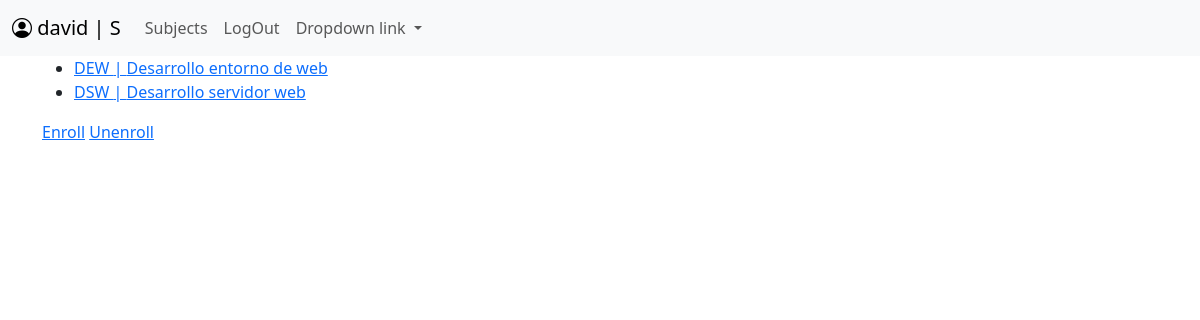
The page /subjects/ (signed in) on the database its author committed.
### users/models.py (models this page shows, shortened)
class Profile(models.Model):
    class Role(models.TextChoices):
        STUDENT = 'S', 'Student'
        TEACHER = 'T', 'Teacher'
    role = models.CharField(max_length=1, choices=Role, default=Role.STUDENT)
    user = models.OneToOneField(User, on_delete=models.CASCADE, related_name='profile')
    bio = models.TextField(blank=True)
    avatar = models.ImageField(upload_to='avatars/noavatar.png', blank=True, null=True)

### subjects/models.py (models this page shows, shortened)
class Subject(models.Model):
    code = models.CharField(unique=True, max_length=255)
    name = models.CharField(max_length=255)
    description = models.TextField(
        blank=True,
    )
    students = models.ManyToManyField(User, related_name='student_subjects', through='Enrollment')
    teacher = models.ForeignKey(
        User,
        on_delete=models.CASCADE,
        related_name='teacher_subjects',
    )

### subjects/views.py (the view)
# urls.py: path('', views.subject_list, name='subject-list'),
@login_required
def subject_list(request):
    profile = request.user.profile
    if profile.role == Profile.Role.TEACHER:
        subjects = Subject.objects.filter(teacher=request.user)
    else:
        subjects = Subject.objects.filter(students=request.user)
    return render(request, 'subjects/subject_list.html', {'subjects': subjects})

### subjects/templates/subjects/subject_list.html (shortened to what this page needs)
{% extends "base.html" %}
{% block navbar %}
{% include "shared/navbar.html" %}
{% endblock navbar %}
{% block content %}
<ul>
    {% for subject in subjects %}
        <li><a href="{% url 'subjects:subject-detail' subject.code %}">{{subject.code}} | {{ subject.name }}</a></li>
    {% endfor %}
</ul>
<a href="{% url 'subjects:enroll-subjects'%}">Enroll</a>
<a href="{% url 'subjects:unenroll-subjects'%}">Unenroll</a>
{% endblock content %}

### shared/templates/shared/navbar.html (shortened to what this page needs)
{% extends "base.html" %}
{% block navbar %}
<nav class="navbar navbar-expand-lg bg-body-tertiary">
  <div class="container-fluid">
    <a class="navbar-brand" href="#">
      <i class="bi bi-person-circle"></i>
      {{request.user.username}} | {{request.user.profile.role}}
    </a>
    <div class="collapse navbar-collapse" id="navbarNav">
      <ul class="navbar-nav">
        <li class="nav-item">
          <a class="nav-link" href="{% url "subjects:subject-list" %}">Subjects</a>
        </li>
        <li class="nav-item">
          <a class="nav-link" href="{% url 'logout' %}">LogOut</a>
        </li>
        <li class="nav-item dropdown">
          <a class="nav-link dropdown-toggle" href="#" role="button" data-bs-toggle="dropdown" aria-expanded="false">
            Dropdown link
          </a>
        </li>
      </ul>
    </div>
  </div>
</nav>
{% endblock navbar %}

### rows shown on the page
Subject: code "DEW", name "Desarrollo entorno de web"
Subject: code "DSW", name "Desarrollo servidor web"

### other values the page prints
{{ request.user.username }} "david"
{{ request.user.profile.role }} "S"
